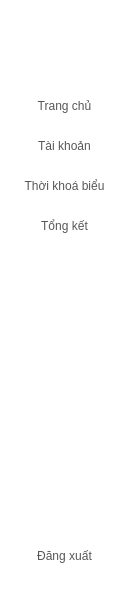
     <widget class="QWidget" name="widget_12" native="true">
      <property name="geometry">
       <rect>
        <x>20</x>
        <y>10</y>
        <width>121</width>
        <height>601</height>
       </rect>
      </property>
      <property name="styleSheet">
       <string notr="true">background-color: rgb(255, 255, 255);</string>
      </property>
      <widget class="QPushButton" name="schedule">
       <property name="geometry">
        <rect>
         <x>19</x>
         <y>170</y>
         <width>91</width>
         <height>32</height>
        </rect>
       </property>
       <property name="styleSheet">
        <string notr="true">QPushButton{
	border:none;
	color: rgba(0, 0, 0, 168);
font: 700 13pt &quot;Arial&quot;;
}
QPushButton:Hover
{
	border:none;
	color:rgb(255, 255, 255);
	background-color: rgb(0, 89, 255);
	border-radius:5px;
font: 700 13pt &quot;Arial&quot;;
}</string>
       </property>
       <property name="text">
        <string>Thời khoá biểu</string>
       </property>
      </widget>
      <widget class="QPushButton" name="summary">
       <property name="geometry">
        <rect>
         <x>19</x>
         <y>210</y>
         <width>91</width>
         <height>32</height>
        </rect>
       </property>
       <property name="styleSheet">
        <string notr="true">QPushButton{
	border:none;
	color: rgba(0, 0, 0, 168);
	font: 700 13pt &quot;Arial&quot;;
}
QPushButton:Hover
{
	border:none;
	color:rgb(255, 255, 255);
	background-color: rgb(0, 89, 255);
	border-radius:5px;
	font: 700 13pt &quot;Arial&quot;;
}</string>
       </property>
       <property name="text">
        <string>Tổng kết</string>
       </property>
      </widget>
      <widget class="QPushButton" name="logOut_5">
       <property name="geometry">
        <rect>
         <x>19</x>
         <y>540</y>
         <width>91</width>
         <height>32</height>
        </rect>
       </property>
       <property name="styleSheet">
        <string notr="true">QPushButton{
	border:none;
	color: rgba(0, 0, 0, 168);
	font: 700 13pt &quot;Arial&quot;;
}
QPushButton:Hover
{
	border:none;
	color:rgb(255, 255, 255);
	background-color: rgb(0, 89, 255);
	border-radius:5px;
	font: 700 13pt &quot;Arial&quot;;
}</string>
       </property>
       <property name="text">
        <string>Đăng xuất</string>
       </property>
      </widget>
      <widget class="QPushButton" name="account_Student">
       <property name="geometry">
        <rect>
         <x>19</x>
         <y>130</y>
         <width>91</width>
         <height>32</height>
        </rect>
       </property>
       <property name="styleSheet">
        <string notr="true">QPushButton{
	border:none;
	color: rgba(0, 0, 0, 168);
font: 700 13pt &quot;Arial&quot;;
}
QPushButton:Hover
{
	border:none;
	color:rgb(255, 255, 255);
	background-color: rgb(0, 89, 255);
	border-radius:5px;
font: 700 13pt &quot;Arial&quot;;
}</string>
       </property>
       <property name="text">
        <string>Tài khoản</string>
       </property>
      </widget>
      <widget class="QPushButton" name="home_5">
       <property name="geometry">
        <rect>
         <x>19</x>
         <y>90</y>
         <width>91</width>
         <height>32</height>
        </rect>
       </property>
       <property name="styleSheet">
        <string notr="true">QPushButton{
	border:none;
	color: rgba(0, 0, 0, 168);
	font: 700 13pt &quot;Arial&quot;;
}
QPushButton:Hover
{
	border:none;
	color:rgb(255, 255, 255);
	background-color: rgb(0, 89, 255);
	border-radius:5px;
	font: 700 13pt &quot;Arial&quot;;
}</string>
       </property>
       <property name="text">
        <string>Trang chủ</string>
       </property>
      </widget>
     </widget>
